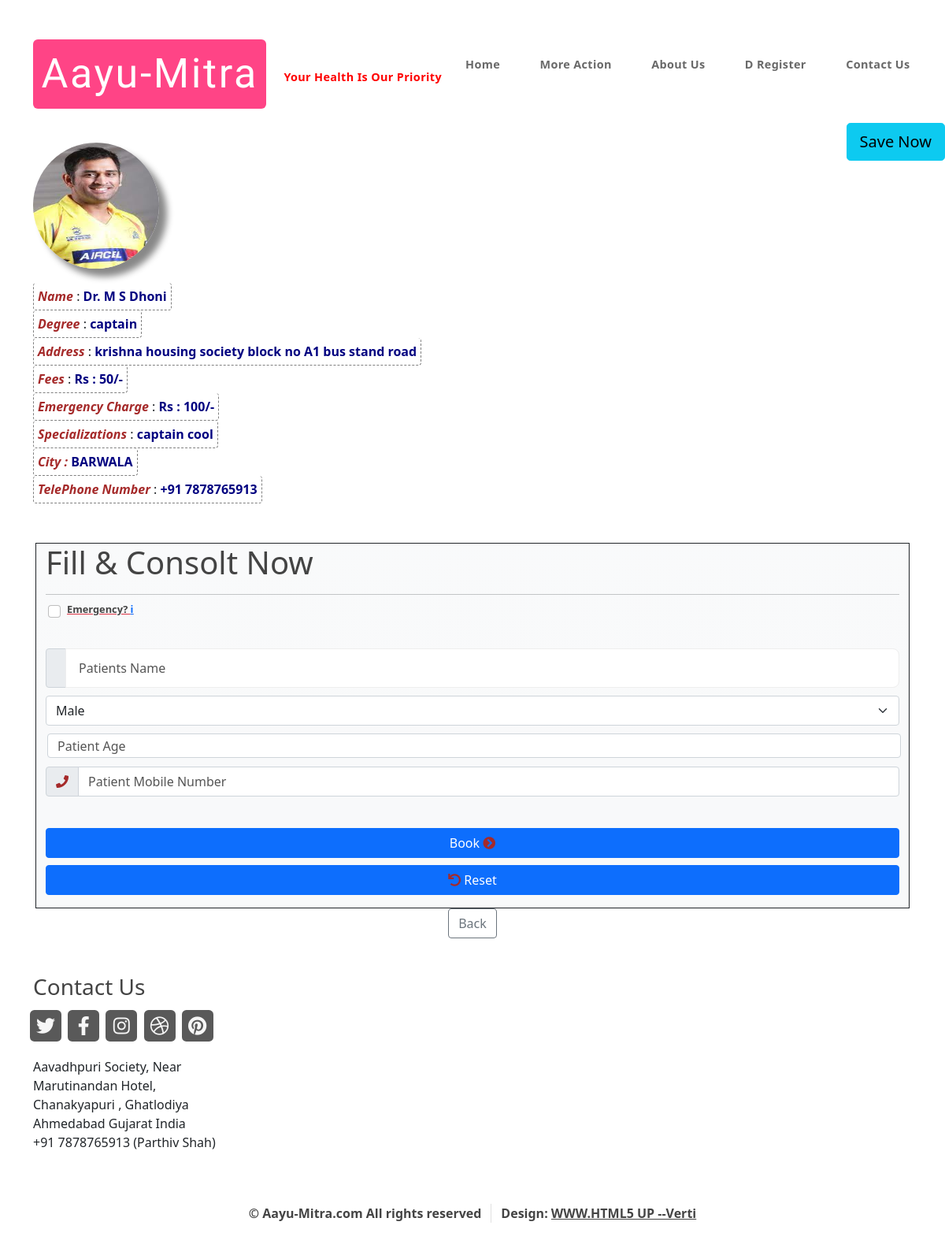
Page /consolt_view/1 on the earlier database version.
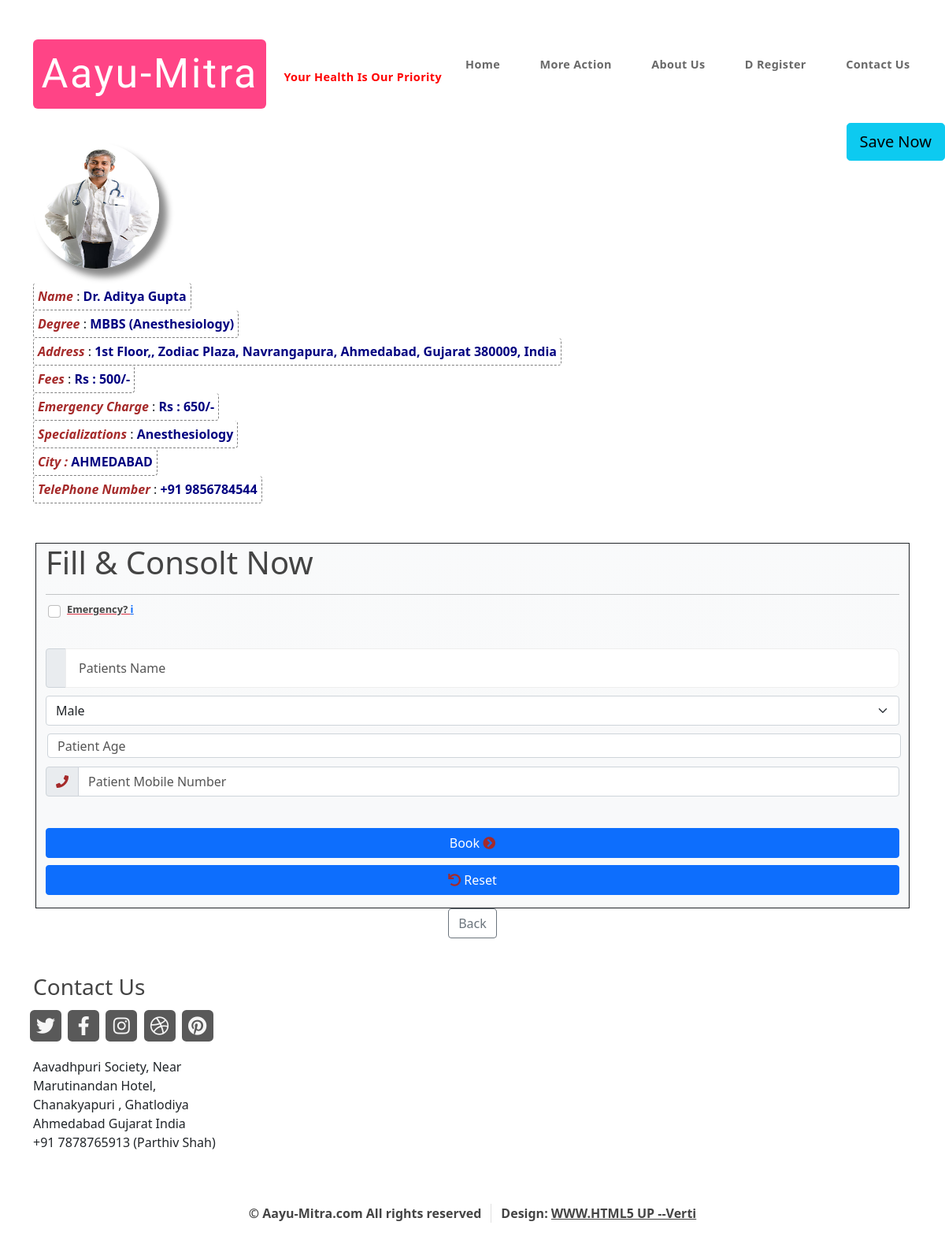
Same page on the later database version.
### am/models.py (models this page shows, shortened)
class Doctor(models.Model):
    id = models.AutoField(primary_key=True)  # aa pachhi thi add karel chhe-->primary_key
    image = models.ImageField(upload_to='doctors_images', default="")
    name = models.CharField(max_length=40, null=False)
    address = models.CharField(max_length=150, null=False)
    city = models.CharField(max_length=10, null=False, default="")
    degree = models.CharField(max_length=40, null=False)
    fees = models.CharField(max_length=8, null=False)
    hospital_address = models.CharField(max_length=150, null=True)
    specializatioin = models.CharField(max_length=40, null=True)
    average_time_per_patient_minute = models.CharField(max_length=4, null=False, default="30")
    mobile_number = models.CharField(max_length=15, null=False)
    telephone_number = models.CharField(max_length=15, null=False)
    email_id = models.EmailField(max_length=30, null=False, unique=False)
    payment_number = models.CharField(max_length=15, null=False)
    emergency_charge = models.CharField(max_length=15, null=False)
    achievements = models.CharField(max_length=300, null=True)
    username = models.CharField(max_length=18, null=False, unique=True)
    password = models.CharField(max_length=14, null=False, unique=False)
    bookmark = models.ManyToManyField(User , related_name='bookmark' , blank=True)
    clinic_active_status = models.BooleanField(default=True , null=False)

### am/views.py (the view)
# urls.py: path("consolt_view/<int:consolt_id>", views.consolt_view , name = "consolt_view"),
def consolt_view(request, consolt_id):
    bookmarked_doctor = get_object_or_404(Doctor ,id = consolt_id)
    if bookmarked_doctor.bookmark.filter(id=request.user.id).exists():
        bookmark_status = True
    else :
        bookmark_status = False
    doctors = Doctor.objects.filter(id=consolt_id)
    appointment = Appointments.objects.filter(d_id=consolt_id)
    pending_appointments = appointment.filter(confirm=False)
    number_of_pending_appointments = int(len(pending_appointments))
    time_per_patient = int(doctors[0].average_time_per_patient_minute)
    expected_time_in_minute = (time_per_patient * number_of_pending_appointments) - time_per_patient
    expected_time_in_hours = float(expected_time_in_minute / 60)
    remaining_time_in_minute = (expected_time_in_hours - int(expected_time_in_hours)) * 60
    if request.user.is_authenticated:
        if request.method == 'POST':
            username = request.user.username
            name = request.POST.get('patient_name')
            age = request.POST.get('patient_age')
            gender = request.POST.get('patient_gender')
            email_id = request.user.email
            phone_number = request.POST.get('phone_number')
            emergency = request.POST.get('emergency')
            d_id = consolt_id
            dateTime = timezone.now()
            confirmation_code = random.randint(1000, 100000)
            appointments_record = Appointments(username=username, name=name, age=age, gender=gender, email_id=email_id,
                                               phone_number=phone_number, emergency=emergency,
                                               confirmation_code=confirmation_code, d_id=d_id, dateTime=dateTime)
            appointments_record.save()
            subject = f' Dear {name} , Appointment Successful with {doctors[0].name}'
            message = f' We have Sent Your Details to {doctors[0].name} \n' \
                      f' Please NOTE Your Confirmation Code is ""{confirmation_code}"" \n' \
                      f' Expected Time : {int(expected_time_in_hours)}:{int(remaining_time_in_minute)} Hours \n' \
                      f' Thank You, for Using Aayu-Mitra.com \n' \
                      f' We wish you get well soon \n'
            email_from = settings.EMAIL_HOST_USER
            recipient_list = [email_id]
            send_mail(subject, message, email_from, recipient_list)
            print("SUCCESS : EMAIL REACHED PATIENT")
            subject = f' Greeting Sir , New Appointment from Aayu-Mitra.com'
            message = f' -> Patient Details <- \n \n' \
                      f' ==> Name : {name}  \n' \
                      f' ==> Gender : {gender} \n' \
                      f' ==> Age : {age} \n' \
                      f' ==> Email : {request.user.email} \n' \
                      f' ==> Phone Number : {phone_number} \n' \
                      f' ==> Emergency : {emergency} \n' \
                      f' ==> Confirmation Code : {confirmation_code} (please NOTE it)'
            email_from = settings.EMAIL_HOST_USER
            recipient_list = [doctors[0].email_id]
            send_mail(subject, message, email_from, recipient_list)
            messages.success(request, "Appointment Successful , Check Your Email Please-->")
            print("SUCCESS : EMAIL REACHED DOCTOR")
        else:
            params = {"bookmark_status" : bookmark_status , "doctors": doctors[0]}
            return render(request, 'consolt_view.html', params)
    elif request.method == 'POST' and not request.user.is_authenticated:
        return HttpResponse('''<center><h1><b> We Respect Your Time. <br>
                                            Please <a href="/user_sign_up.html">Sign Up</a> & if you have already Signed Up then Please <a href="/">Login</a> First
                                    </b></h1></center>''')
    else:
        return render(request, 'consolt_view.html',
                      {'doctors': doctors[0]})  # [0] valu logic super chhe must learn every time
    return render(request, 'consolt_view.html', {'doctors': doctors[0]})

### am/templates/consolt_view.html (shortened to what the changed rows need)
{% extends 'base.html' %}
{% load static %}
{% block meta-tags %}
<link
  href="https://cdn.jsdelivr.net/npm/bootstrap@5.0.0-beta3/dist/css/bootstrap.min.css"
  rel="stylesheet"
/>
{% endblock %}
{% block body %}
<div class="container">
  <div class="row g-3">
    <div class="col-md-2">
      <img
        src="/media/{{ doctors.image }}"
        class="card-img"
        alt="..."
        height="160px"
      />
    </div>
    <div class="col-12">
      <label for="inputAddress" class="doctors-details">
        <i>Name</i> : <b>{{ doctors.name }}</b>
      </label>
      <br />
      <label for="inputAddress" class="doctors-details" id="emergency_cutoff"
        ><i>Degree</i> : <b>{{ doctors.degree }}</b>
      </label>
      <br />
      <label for="inputAddress" class="doctors-details"
        ><i>Address</i> : <b>{{ doctors.address }}</b>
      </label>
      <br />
      <label for="inputZip" class="doctors-details" id="emergency_cutoff"
        ><i>Fees</i> : <b>Rs : {{ doctors.fees }}/-</b>
      </label>
      <br />
      <label for="inputZip" class="doctors-details"
        ><i>Emergency Charge</i> : <b>Rs : {{ doctors.emergency_charge }}/-</b>
      </label>
      <br />
      <label for="inputAddress2" class="doctors-details" id="emergency_cutoff"
        ><i>Specializations</i> : <b>{{ doctors.specializatioin }}</b>
      </label>
      <br />
      <label for="inputCity" class="doctors-details" id="emergency_cutoff"
        ><i>City : </i> <b>{{ doctors.city }}</b>
      </label>
      <br />
      <label for="inputZip" class="doctors-details"
        ><i>TelePhone Number</i> : <b>{{ doctors.telephone_number }}</b>
      </label>
      <br />
    </div>
  </div>
  <form
    method="post"
    action="/consolt_view/{{ doctors.id }}"
    class="needs-validation"
    novalidate
  >
    <div
      class="container-fluid bg-light bg-gradient border rounded-0 border-dark"
    >
      <h1>Fill &amp; Consolt Now</h1>
    </div>
  </form>
</div>
{% endblock %}

Differences in the rows shown:
changed Doctor: image: a different picture; name "Dr. M S Dhoni" → "Dr. Aditya Gupta"; degree "captain" → "MBBS (Anesthesiology)"; address "krishna housing society block no A1 bus stand road" → "1st Floor,, Zodiac Plaza, Navrangapura, Ahmedabad, Gujarat 380009, India"; fees "50" → "500"; emergency_charge "100" → "650"; specializatioin "captain cool" → "Anesthesiology"; city "BARWALA" → "AHMEDABAD"; telephone_number "+91 7878765913" → "+91 9856784544"
